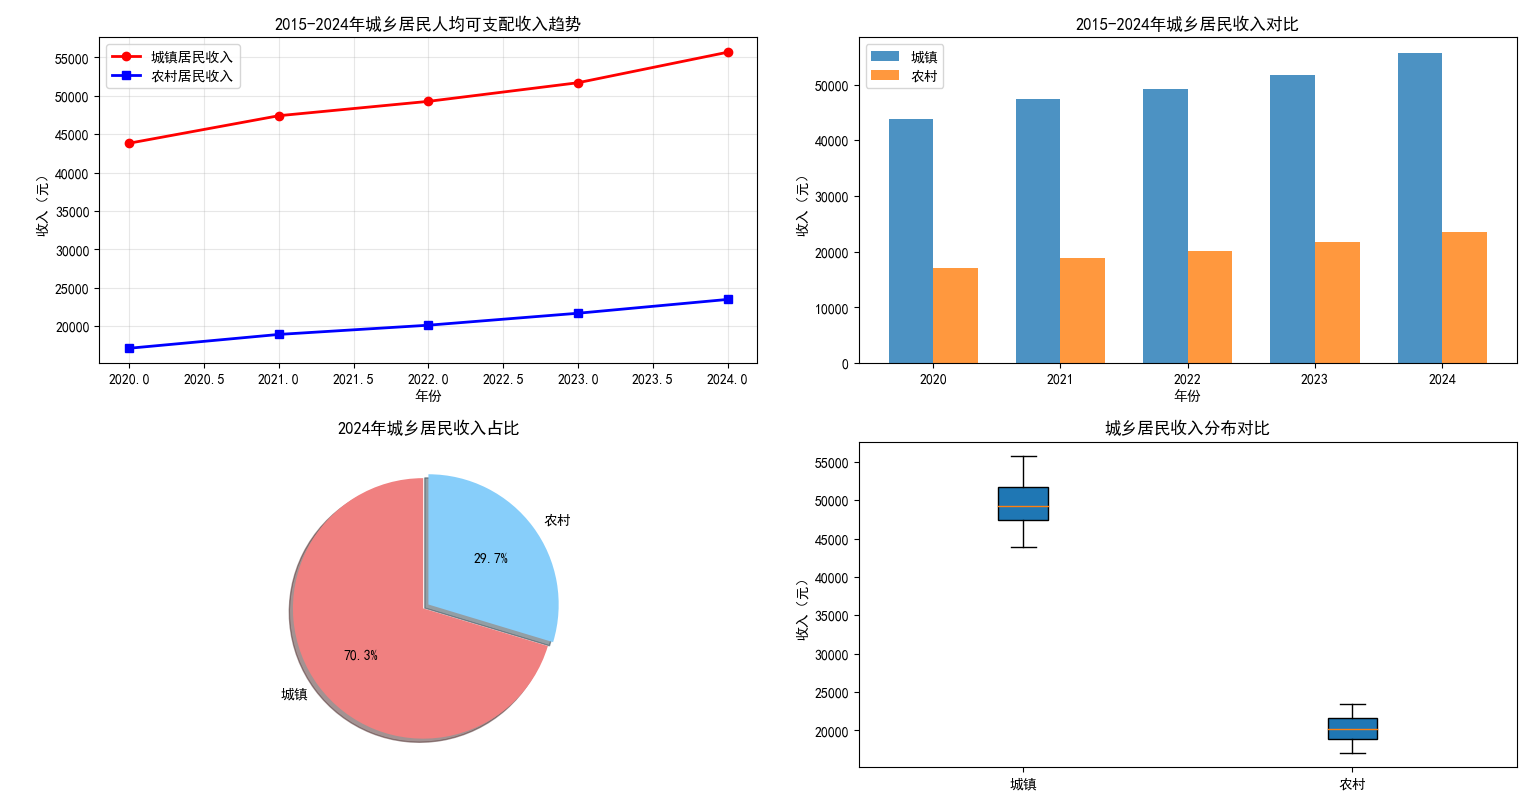

Reproduce this figure in Python.
import pandas as pd
import pymysql
from sqlalchemy import create_engine

import matplotlib.pyplot as plt
import numpy as np


# 创建数据库连接引擎
engine = create_engine("mysql+pymysql://root:123456@localhost:3306/data_analysis")

# 从数据库读取数据到DataFrame
df = pd.read_sql("SELECT * FROM income_data2", engine)
print("数据读取成功，共有%d条记录" % len(df))
# 显示前5条记录
print("n数据预览：")
print(df.head())


# 设置中文字体（避免乱码）
plt.rcParams["font.sans-serif"] = ["SimHei"]
plt.rcParams["axes.unicode_minus"] = False
# 创建画布
plt.figure(figsize=(12, 8))

# 1. 折线图：城乡收入趋势对比
plt.subplot(2, 2, 1)
plt.plot(df["year"], df["urban_income"], label="城镇居民收入", color="red", marker="o", linewidth=2)
plt.plot(df["year"], df["rural_income"], label="农村居民收入", color="blue", marker="s", linewidth=2)
plt.title("2015-2024年城乡居民人均可支配收入趋势", fontsize=12, fontweight="bold")
plt.xlabel("年份")
plt.ylabel("收入（元）")
plt.legend()
plt.grid(True, alpha=0.3)

# 2. 柱状图：城乡收入对比
plt.subplot(2, 2, 2)
x = np.arange(len(df["year"]))
width = 0.35
plt.bar(x - width/2, df["urban_income"], width, label="城镇", alpha=0.8)
plt.bar(x + width/2, df["rural_income"], width, label="农村", alpha=0.8)
plt.title("2015-2024年城乡居民收入对比", fontsize=12, fontweight="bold")
plt.xlabel("年份")
plt.ylabel("收入（元）")
plt.xticks(x, df["year"])
plt.legend()

# 3. 饼图：2024年城乡收入占比
plt.subplot(2, 2, 3)
df_2024 = df[df["year"] == 2024]
labels = ["城镇", "农村"]
sizes = [df_2024["urban_income"].values[0], df_2024["rural_income"].values[0]]
colors = ["lightcoral", "lightskyblue"]
explode = (0.05, 0)  # 突出城镇部分
plt.pie(sizes, explode=explode, labels=labels, colors=colors,
        autopct="%1.1f%%", shadow=True, startangle=90)
plt.title("2024年城乡居民收入占比", fontsize=12, fontweight="bold")

# 4. 箱线图：收入分布对比
plt.subplot(2, 2, 4)
data_to_plot = [df["urban_income"], df["rural_income"]]
box_labels = ["城镇", "农村"]
plt.boxplot(data_to_plot, labels=box_labels, patch_artist=True)
plt.title("城乡居民收入分布对比", fontsize=12, fontweight="bold")
plt.ylabel("收入（元）")
plt.tight_layout()
plt.show()
